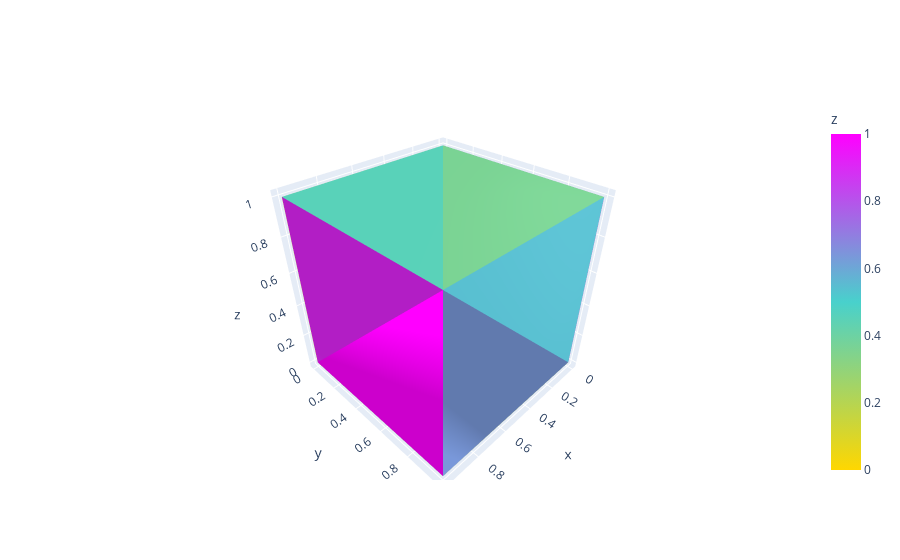

This figure's notebook cell:
### Markdown cell above
# Intensity values defined on vertices or cells

The intensitymode attribute of go.Mesh3d can be set to vertex (default mode, in which case intensity values are interpolated between values defined on vertices), or to cell (value of the whole cell, no interpolation). Note that the intensity parameter should have the same length as the number of vertices or cells, depending on the intensitymode.

Whereas the previous example used the default intensitymode='vertex', we plot here the same mesh with intensitymode='cell'.

### Code cell
import plotly.graph_objects as go
fig = go.Figure(data=[
    go.Mesh3d(
        # 8 vertices of a cube
        x=[0, 0, 1, 1, 0, 0, 1, 1],
        y=[0, 1, 1, 0, 0, 1, 1, 0],
        z=[0, 0, 0, 0, 1, 1, 1, 1],
        colorbar_title='z',
        colorscale=[[0, 'gold'],
                    [0.5, 'mediumturquoise'],
                    [1, 'magenta']],
        # Intensity of each vertex, which will be interpolated and color-coded
        intensity = np.linspace(0, 1, 12, endpoint=True),
        intensitymode='cell',
        # i, j and k give the vertices of triangles
        i = [7, 0, 0, 0, 4, 4, 6, 6, 4, 0, 3, 2],
        j = [3, 4, 1, 2, 5, 6, 5, 2, 0, 1, 6, 3],
        k = [0, 7, 2, 3, 6, 7, 1, 1, 5, 5, 7, 6],
        name='y',
        showscale=True
    )
])

fig.show()

### Figure 1 — Plotly figure (JSON) as saved in the notebook; plotly's stock layout.template omitted (floating-point values rounded to 4 significant figures)
{"data": [{"colorbar": {"title": {"text": "z"}}, "colorscale": [[0, "gold"], [0.5, "mediumturquoise"], [1, "magenta"]], "i": [7, 0, 0, 0, 4, 4, 6, 6, 4, 0, 3, 2], "intensity": [0, 0.09091, 0.1818, 0.2727, 0.3636, 0.4545, 0.5455, 0.6364, 0.7273, 0.8182, 0.9091, 1], "intensitymode": "cell", "j": [3, 4, 1, 2, 5, 6, 5, 2, 0, 1, 6, 3], "k": [0, 7, 2, 3, 6, 7, 1, 1, 5, 5, 7, 6], "name": "y", "showscale": true, "type": "mesh3d", "x": [0, 0, 1, 1, 0, 0, 1, 1], "y": [0, 1, 1, 0, 0, 1, 1, 0], "z": [0, 0, 0, 0, 1, 1, 1, 1]}], "layout": {}}
